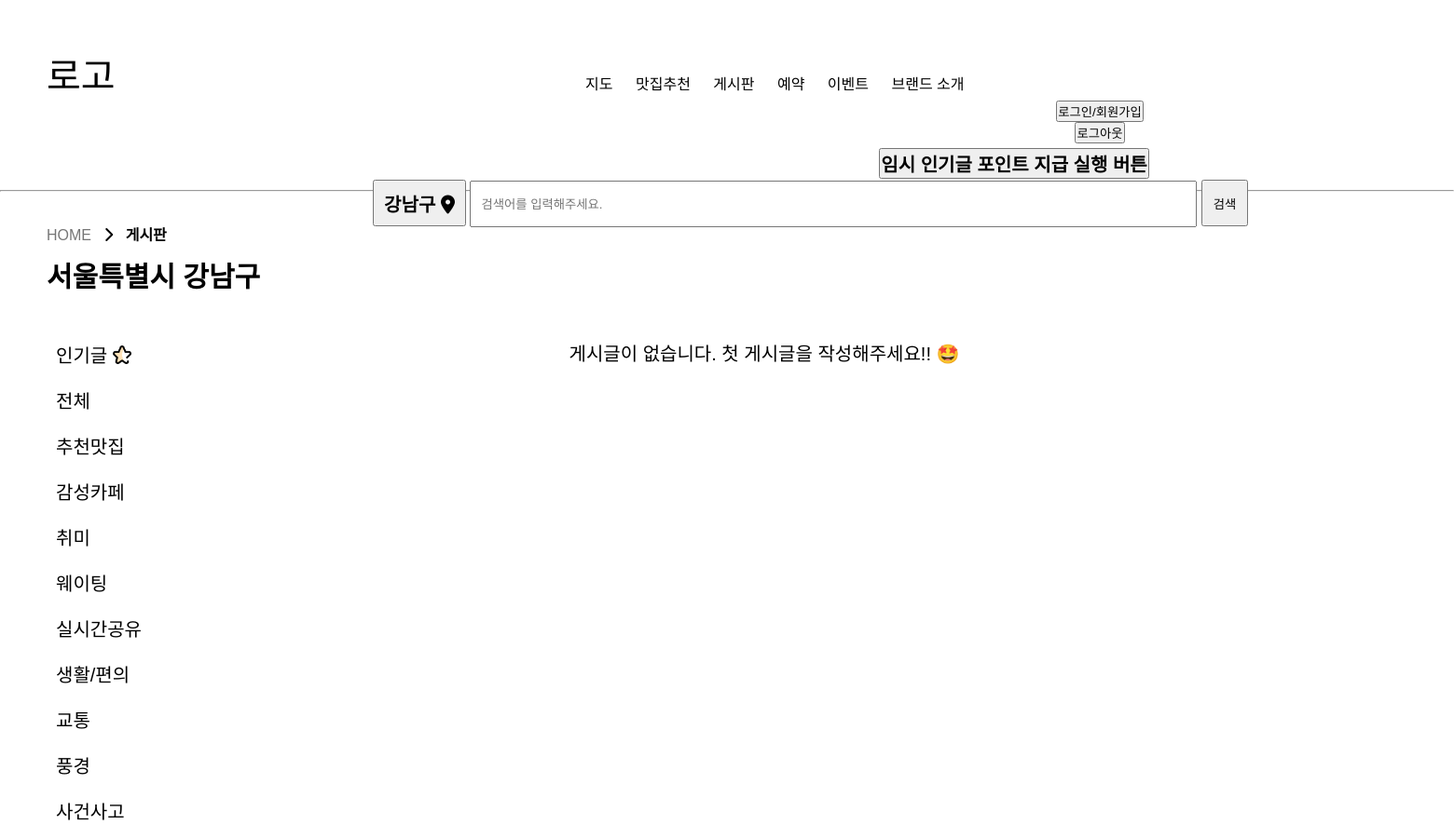
The app's page /board/nboard/?bselect=취미 (upper part), older data.
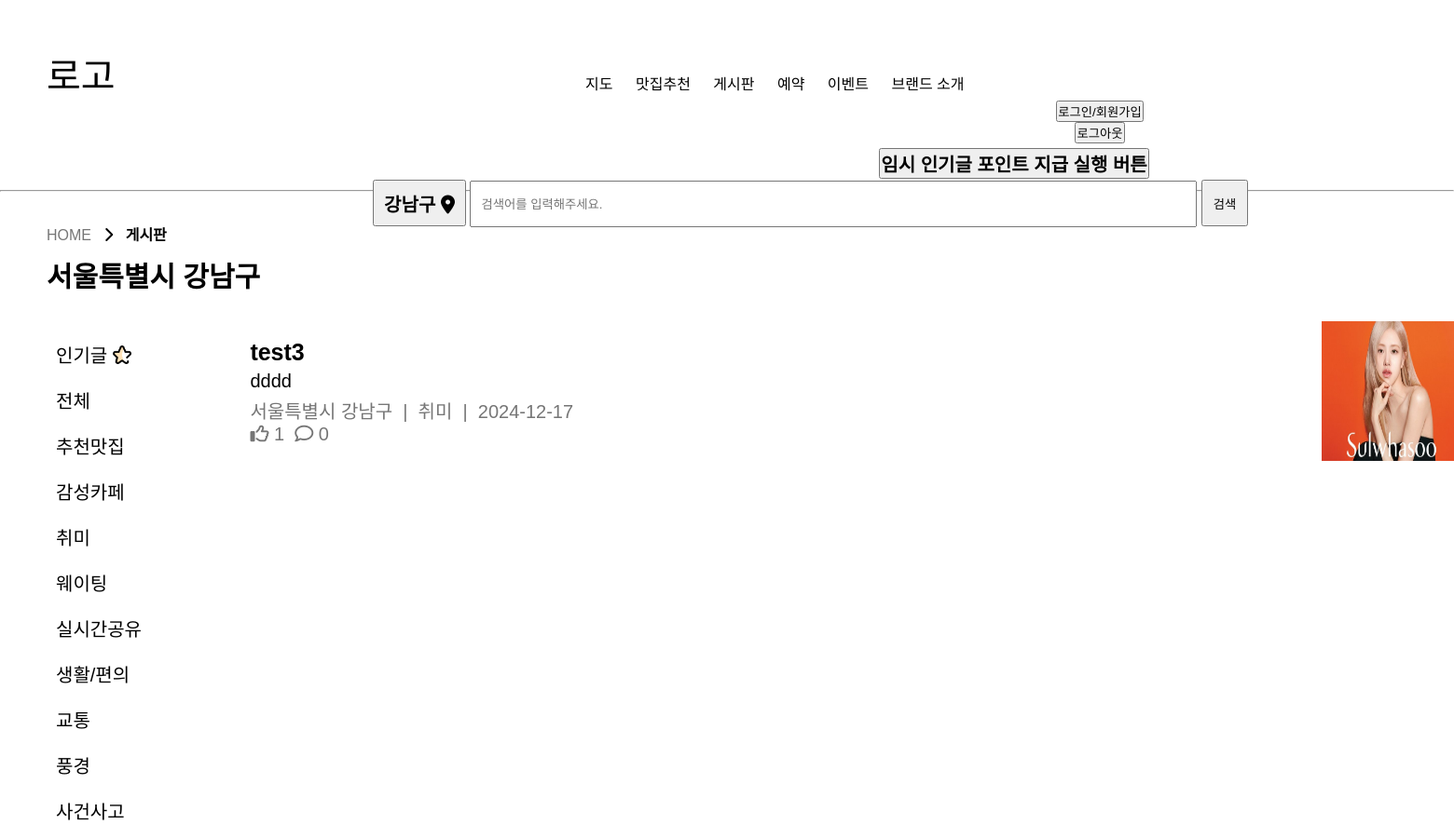
The same page, newer data.
### board/models.py (models this page shows, shortened)
class Board(models.Model):
  bno = models.AutoField(primary_key=True)
  member = models.ForeignKey(Member,on_delete=models.DO_NOTHING, null=True)
  btitle = models.CharField(max_length=1000)
  bcontent = models.TextField()
  bgps = models.CharField(max_length=1000)
  bselect = models.CharField(max_length=500,choices=CHOICES)
  like_member = models.ManyToManyField(Member,default='',related_name='like_member')
  bgroup = models.IntegerField(null=True)
  bstep = models.IntegerField(default=0)
  bindent = models.IntegerField(default=0)
  bhit = models.IntegerField(default=0)
  bdate = models.DateTimeField(auto_now=True)
  bfile = models.ImageField(null=True,blank=True,upload_to='board')

### board/views.py (the view)
# urls.py: path('nboard/', views.nboard, name='nboard'),   # 게시판리스트
def nboard(request):
  if request.method == 'GET':
    bselect = request.GET.get("bselect", "전체")
    bgps = request.GET.get('bgps', '서울특별시 강남구')
    list_search = request.GET.get('list_search', '').strip()
    qs = Board.objects.annotate(comment_count=Count('comment', distinct=True))
    is_popular = bselect == "인기글"
    if bgps:
        qs = qs.filter(bgps__contains=bgps)
    if bselect != "전체" and not is_popular:
        qs = qs.filter(bselect=bselect)
    if list_search:
        blist = Board.objects.filter(
            Q(btitle__icontains=list_search) | Q(bcontent__icontains=list_search),
            bgps__icontains=bgps
        )
    else:
        blist = Board.objects.filter(bgps__icontains=bgps)
    if is_popular:
        qs = qs.order_by("-like_member", '-comment_count')
    else:
        qs = qs.order_by("-bgroup", "bstep", '-comment_count')
    npage = int(request.GET.get('npage', 1))
    paginator = Paginator(qs, 10)
    blist = paginator.get_page(npage)
    comment_counts = {board.bno: Comment.objects.filter(board=board).count() for board in blist}
    시도, 시군구 = '', ''
    if bgps:
        try:
            시도, 시군구 = bgps.split(" ", 1)
        except ValueError:
            시도, 시군구 = bgps, ''
    areas = [
        "서울특별시 강남구",
        "서울특별시 송파구",
        "경기도 성남시",
        "서울특별시 강서구",
        "경기도 부천시",
        "인천광역시 서구",
        "경기도 남양주시"
    ]
    context = {
        "blist": blist,
        'npage': npage,
        'comment_counts': comment_counts,
        '시도': 시도,
        '시군구': 시군구,
        'areas': areas,
        'current_bgps': bgps,
        'bselect': bselect,
        'list_search': list_search
    }
    return render(request, 'nboard.html', context)
  else: return render(request, 'nboard.html')

### board/templates/nboard.html (shortened to what the changed rows need)
{% load static %}
<!DOCTYPE html>
<html lang="ko">
<head>
  <link rel="stylesheet" href="https://cdnjs.cloudflare.com/ajax/libs/font-awesome/6.1.0/css/all.min.css" />
  <link rel="stylesheet" type="text/css" href="{% static '/css/nboard.css' %}">
</head>
<body>
  <main>
    <form action="#" name="mapping" method="post">
      <button type="button" id="reward_points_button">
        <h2>임시 인기글 포인트 지급 실행 버튼</h2>
      </button>
    </form>
    <div class="board">
      <div class="nlist">
        {% if blist %}
          {% for board in blist %}
          <ul>
            {% if request.session.session_id%}
              <a href="/board/bbview/{{board.bno}}/"><li>
                <h3>{{board.btitle}}</h3>
                <p>{{board.bcontent|striptags}}</p>
                <span>{{board.bgps}}&nbsp;&nbsp;|&nbsp;&nbsp;{{board.bselect}}&nbsp;&nbsp;|&nbsp;&nbsp;{{board.bdate|date:'Y-m-d'}}</span><br>
                <span><i class="fa-regular fa-thumbs-up"></i>&nbsp;{{board.like_member.count}}&nbsp;&nbsp;<i class="fa-regular fa-comment"></i>&nbsp;{{board.comment_count}}</span><br>
                  {% if board.bfile %}
                  <img id="viewimg" src="{{board.bfile.url}}">
                  {% else %}
                  {% endif %}
              </li></a>
            {% else %}
              <a><li id="no_mem">
                <h3>{{board.btitle}}</h3>
                <p>{{board.bcontent|striptags}}</p>
                <span>{{board.bgps}}&nbsp;&nbsp;|&nbsp;&nbsp;{{board.bselect}}&nbsp;&nbsp;|&nbsp;&nbsp;{{board.bdate|date:'Y-m-d'}}</span><br>
                <span><i class="fa-regular fa-thumbs-up"></i>&nbsp;{{board.like_member.count}}&nbsp;&nbsp;<i class="fa-regular fa-comment"></i>&nbsp;{{board.comment_count }}</span><br>
                  {% if board.bfile %}
                  <img id="viewimg" src="{{board.bfile.url}}">
                  {% endif %}
              </li></a>
            {% endif %}
          </ul>
          {% endfor %}
          {% else %}
          <ul>
            <li style="font-size: 20px">게시글이 없습니다. 첫 게시글을 작성해주세요!! 🤩</li>
          </ul>
          {% endif %}
      </div>
    </div>
  </main>
</body>
</html>

Row changes from the older to the newer data that the page shows:
added Board: btitle "test3", bcontent "dddd", bgps "서울특별시 강남구", bselect "취미", bdate "2024-12-17", like_member.count "1", comment_count "0", bfile (picture)
Text that changed along with them:
text no longer shown: "게시글이 없습니다. 첫 게시글을 작성해주세요!! 🤩"
